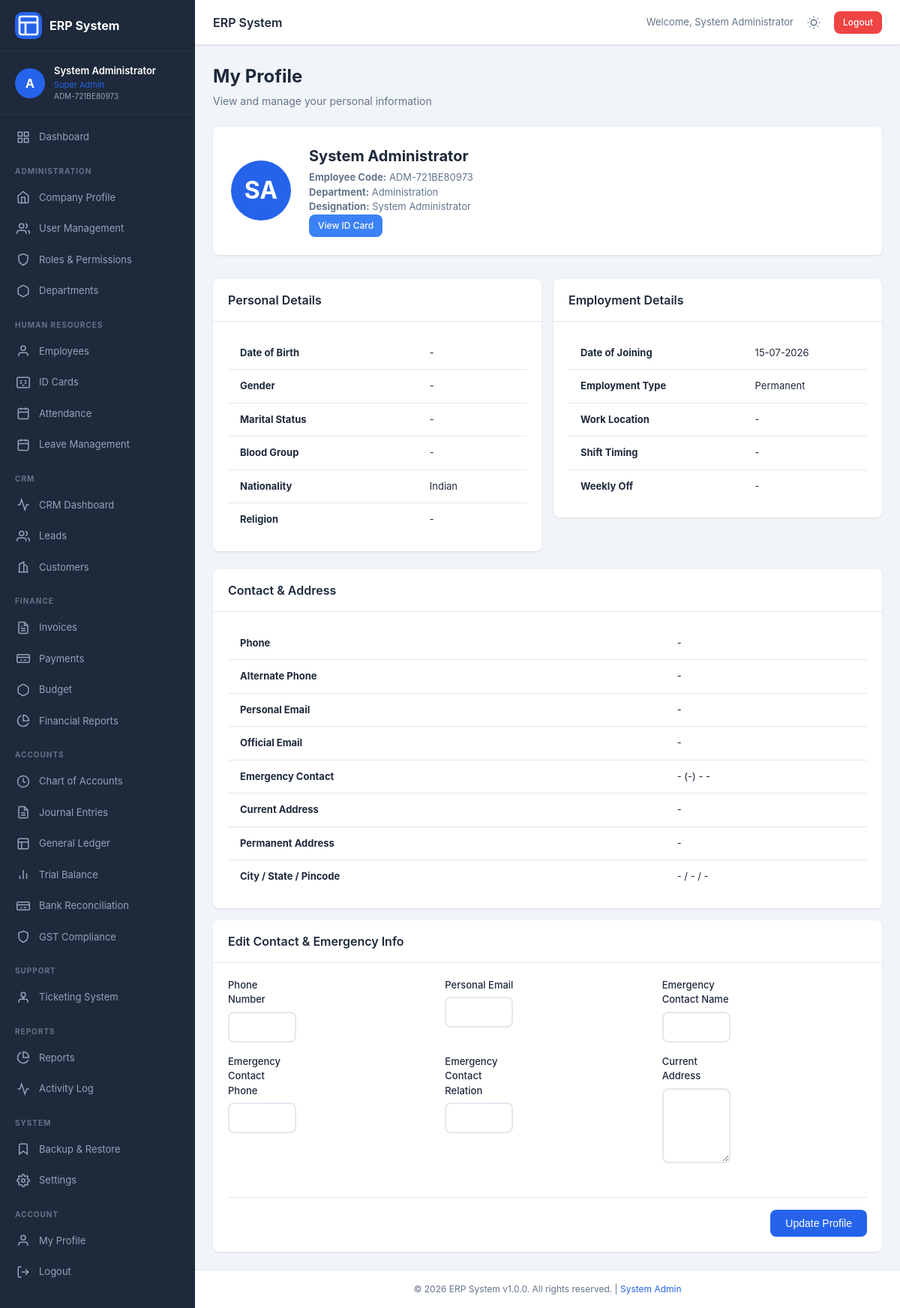
/modules/hr/profile.php (signed in), run on the app's committed database.
### tables this page shows
CREATE TABLE users (
                id INTEGER PRIMARY KEY AUTOINCREMENT,
                username TEXT UNIQUE NOT NULL,
                password_hash TEXT NOT NULL,
                employee_code TEXT UNIQUE NOT NULL,
                email TEXT,
                phone TEXT,
                role_id INTEGER,
                is_active INTEGER DEFAULT 1,
                login_attempts INTEGER DEFAULT 0,
                locked_until TEXT,
                last_login TEXT,
                created_at TEXT DEFAULT (datetime('now','localtime')),
                updated_at TEXT DEFAULT (datetime('now','localtime')),
                FOREIGN KEY (role_id) REFERENCES roles(id)
            );

CREATE TABLE employees (
                id INTEGER PRIMARY KEY AUTOINCREMENT,
                user_id INTEGER UNIQUE,
                employee_code TEXT UNIQUE NOT NULL,
                first_name TEXT NOT NULL,
                last_name TEXT NOT NULL,
                middle_name TEXT,
                date_of_birth TEXT,
                gender TEXT,
                marital_status TEXT,
                blood_group TEXT,
                nationality TEXT DEFAULT 'Indian',
                religion TEXT,
                department TEXT,
                designation TEXT,
                date_of_joining TEXT,
                employment_type TEXT,
                work_location TEXT,
                reporting_to TEXT,
                shift_timing TEXT,
                weekly_off TEXT,
                aadhar_number_encrypted TEXT,
                aadhar_photo TEXT,
                pan_number_encrypted TEXT,
                pan_photo TEXT,
                passport_photo TEXT,
                phone_number TEXT,
                alternate_phone TEXT,
                personal_email TEXT,
                official_email TEXT,
                emergency_contact_name TEXT,
                emergency_contact_phone TEXT,
                emergency_contact_relation TEXT,
                address_aadhar TEXT,
                address_permanent TEXT,
                address_current TEXT,
                city TEXT,
                state TEXT,
                pincode TEXT,
                highest_education TEXT,
                university TEXT,
                year_of_passing TEXT,
                previous_company TEXT,
                previous_designation TEXT,
                years_of_experience TEXT,
                skills TEXT,
                bank_name TEXT,
                bank_account_number_encrypted TEXT,
                ifsc_code TEXT,
                bank_branch TEXT,
                uan_number_encrypted TEXT,
                esic_number_encrypted TEXT,
                is_active INTEGER DEFAULT 1,
                created_at TEXT DEFAULT (datetime('now','localtime')),
                updated_at TEXT DEFAULT (datetime('now','localtime')),
                FOREIGN KEY (user_id) REFERENCES users(id)
            );

CREATE TABLE roles (
                id INTEGER PRIMARY KEY AUTOINCREMENT,
                role_name TEXT UNIQUE NOT NULL,
                role_description TEXT,
                permissions TEXT,
                is_system INTEGER DEFAULT 0,
                created_at TEXT DEFAULT (datetime('now','localtime')),
                updated_at TEXT DEFAULT (datetime('now','localtime'))
            );

### modules/hr/profile.php (the view, shortened to what the rows shown need)
<?php
require_once __DIR__ . '/../../init.php';
$db = Database::getInstance();
$empCode = Auth::getInstance()->getEmployeeCode();
$emp = $db->fetchOne("SELECT * FROM employees WHERE employee_code = ?", [$empCode]);
require_once __DIR__ . '/../../includes/header.php';
$fullName = $emp['first_name'] . ' ' . ($emp['middle_name'] ? $emp['middle_name'] . ' ' : '') . $emp['last_name'];
$initials = strtoupper(substr($emp['first_name'], 0, 1) . substr($emp['last_name'], 0, 1));
?>
<div class="page-header">
    <h1 class="page-title">My Profile</h1>
</div>
<div class="profile-header">
    <div class="profile-avatar">
        <?php if ($emp['passport_photo'] && file_exists(__DIR__ . '/../../' . $emp['passport_photo'])): ?>
        <img src="<?= htmlspecialchars($emp['passport_photo']) ?>" alt="Photo">
        <?php else: ?>
        <div class="avatar-placeholder"><?= $initials ?></div>
        <?php endif; ?>
    </div>
    <div class="profile-info">
        <h2><?= htmlspecialchars($fullName) ?></h2>
        <p><strong>Employee Code:</strong> <?= htmlspecialchars($emp['employee_code']) ?></p>
        <p><strong>Department:</strong> <?= htmlspecialchars($emp['department'] ?? '-') ?></p>
        <p><strong>Designation:</strong> <?= htmlspecialchars($emp['designation'] ?? '-') ?></p>
        <a href="idcard.php?employee_code=<?= htmlspecialchars($emp['employee_code']) ?>" class="btn btn-sm btn-info">View ID Card</a>
    </div>
</div>
<div class="row mt-4">
    <div class="col-md-6">
        <div class="card">
            <div class="card-body">
                <table class="table">
                    <tr><td><strong>Date of Birth</strong></td><td><?= formatDate($emp['date_of_birth']) ?></td></tr>
                    <tr><td><strong>Gender</strong></td><td><?= htmlspecialchars($emp['gender'] ?? '-') ?></td></tr>
                    <tr><td><strong>Marital Status</strong></td><td><?= htmlspecialchars($emp['marital_status'] ?? '-') ?></td></tr>
                    <tr><td><strong>Blood Group</strong></td><td><?= htmlspecialchars($emp['blood_group'] ?? '-') ?></td></tr>
                    <tr><td><strong>Nationality</strong></td><td><?= htmlspecialchars($emp['nationality'] ?? '-') ?></td></tr>
                    <tr><td><strong>Religion</strong></td><td><?= htmlspecialchars($emp['religion'] ?? '-') ?></td></tr>
                </table>
            </div>
        </div>
    </div>
    <div class="col-md-6">
        <div class="card">
            <div class="card-body">
                <table class="table">
                    <tr><td><strong>Date of Joining</strong></td><td><?= formatDate($emp['date_of_joining']) ?></td></tr>
                    <tr><td><strong>Employment Type</strong></td><td><?= htmlspecialchars($emp['employment_type'] ?? '-') ?></td></tr>
                    <tr><td><strong>Work Location</strong></td><td><?= htmlspecialchars($emp['work_location'] ?? '-') ?></td></tr>
                    <tr><td><strong>Shift Timing</strong></td><td><?= htmlspecialchars($emp['shift_timing'] ?? '-') ?></td></tr>
                    <tr><td><strong>Weekly Off</strong></td><td><?= htmlspecialchars($emp['weekly_off'] ?? '-') ?></td></tr>
                </table>
            </div>
        </div>
    </div>
</div>
<div class="row mt-3">
    <div class="col-md-12">
        <div class="card">
            <div class="card-body">
                <table class="table">
                    <tr><td><strong>Phone</strong></td><td><?= htmlspecialchars($emp['phone_number'] ?? '-') ?></td></tr>
                    <tr><td><strong>Alternate Phone</strong></td><td><?= htmlspecialchars($emp['alternate_phone'] ?? '-') ?></td></tr>
                    <tr><td><strong>Personal Email</strong></td><td><?= htmlspecialchars($emp['personal_email'] ?? '-') ?></td></tr>
                    <tr><td><strong>Official Email</strong></td><td><?= htmlspecialchars($emp['official_email'] ?? '-') ?></td></tr>
                    <tr><td><strong>Emergency Contact</strong></td><td><?= htmlspecialchars($emp['emergency_contact_name'] ?? '-') ?> (<?= htmlspecialchars($emp['emergency_contact_relation'] ?? '-') ?>) - <?= htmlspecialchars($emp['emergency_contact_phone'] ?? '-') ?></td></tr>
                    <tr><td><strong>Current Address</strong></td><td><?= nl2br(htmlspecialchars($emp['address_current'] ?? '-')) ?></td></tr>
                    <tr><td><strong>Permanent Address</strong></td><td><?= nl2br(htmlspecialchars($emp['address_permanent'] ?? '-')) ?></td></tr>
                    <tr><td><strong>City / State / Pincode</strong></td><td><?= htmlspecialchars($emp['city'] ?? '-') ?> / <?= htmlspecialchars($emp['state'] ?? '-') ?> / <?= htmlspecialchars($emp['pincode'] ?? '-') ?></td></tr>
                </table>
            </div>
        </div>
    </div>
</div>
<?php require_once __DIR__ . '/../../includes/footer.php'; ?>

### includes/header.php (shortened to what the rows shown need)
<?php
require_once __DIR__ . '/../init.php';
$currentUser = getCurrentUser();
?>
<!DOCTYPE html>
<html lang="en" data-theme="">
<head>
    <link rel="stylesheet" href="/assets/css/style.css">
</head>
<body>
    <div class="app-container">
        <nav class="sidebar" id="sidebar">
            <div class="sidebar-user">
                <div class="user-avatar">
                    <?= strtoupper(substr($currentUser['username'] ?? 'U', 0, 1)) ?>
                </div>
                <div class="user-info">
                    <span class="user-name"><?= getEmployeeName() ?></span>
                    <span class="user-role"><?= $currentUser['role_name'] ?? '' ?></span>
                    <span class="user-code"><?= $currentUser['employee_code'] ?? '' ?></span>
                </div>
            </div>
        </nav>
        <main class="main-content">
            <header class="top-bar">
                <div class="top-bar-right">
                    <span class="user-greeting">Welcome, <?= getEmployeeName() ?></span>
                    <button class="theme-toggle" id="themeToggle" onclick="toggleTheme()" title="Toggle Dark Mode">
                    </button>
                    <a href="/dashboard.php?logout=1" class="btn btn-sm btn-danger" onclick="return confirm('Logout?')">Logout</a>
                </div>
            </header>
            <div class="content-wrapper">

### data on the page
users: username "A", role.role_name "Super Admin", employee_code "ADM-721BE80973"
employees: getEmployeeName() "System Administrator", initials "SA", fullName "System Administrator", employee_code "ADM-721BE80973", department "Administration", designation "System Administrator", date_of_birth "-", gender "-", marital_status "-", blood_group "-", nationality "Indian", religion "-", date_of_joining "15-07-2026", employment_type "Permanent", work_location "-", shift_timing "-", weekly_off "-", phone_number "-", alternate_phone "-", personal_email "-", official_email "-", emergency_contact_name "-", emergency_contact_relation "-", emergency_contact_phone "-", address_current "-", address_permanent "-", city "-", state "-", pincode "-"

### other printed values
APP_NAME "ERP System"
APP_VERSION "1.0.0"
